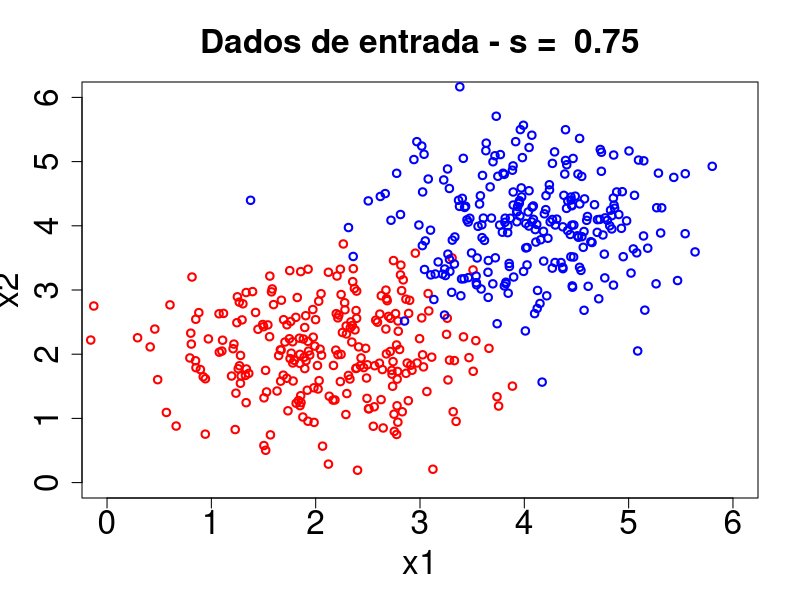
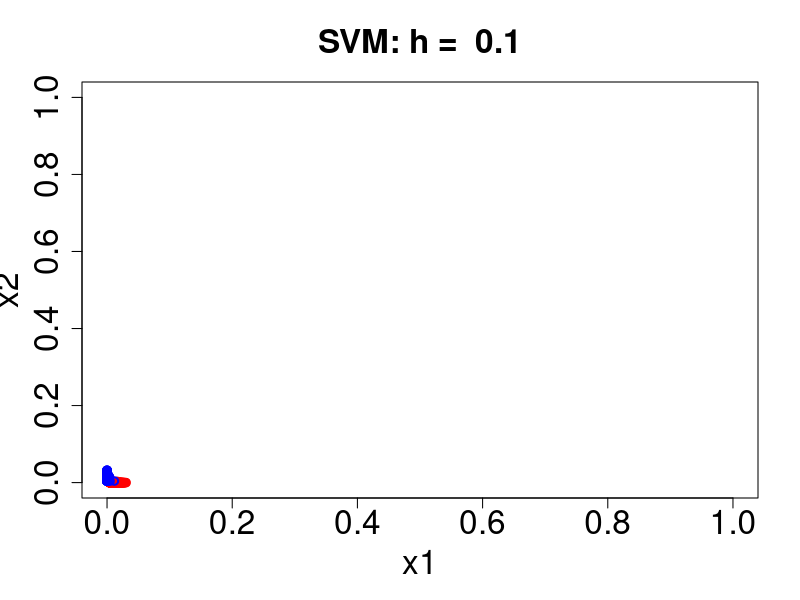
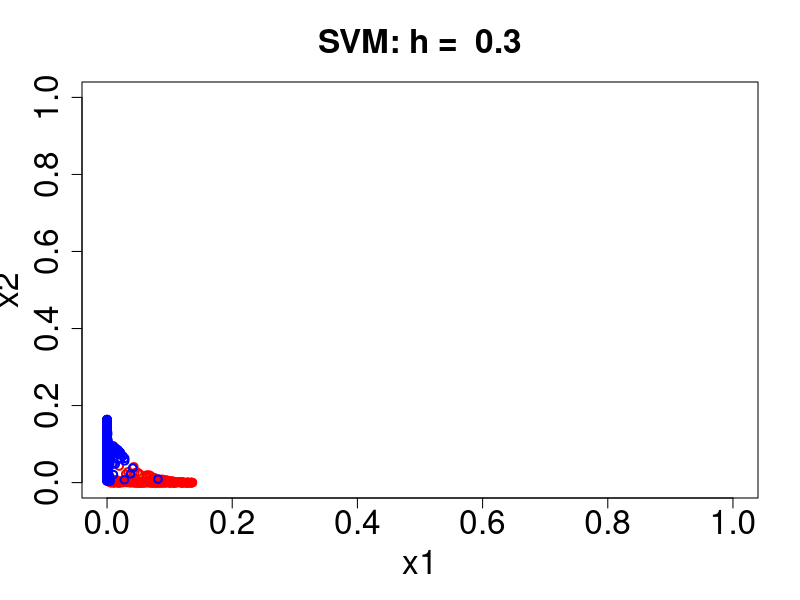
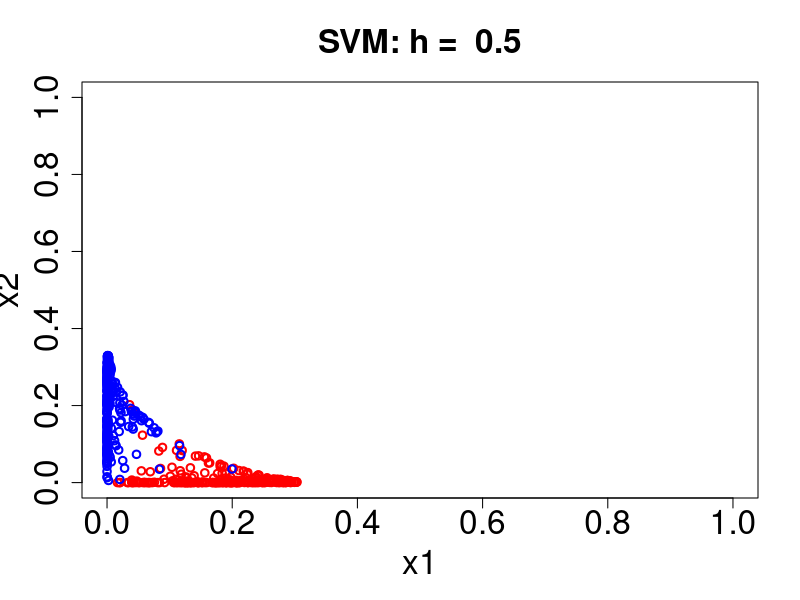
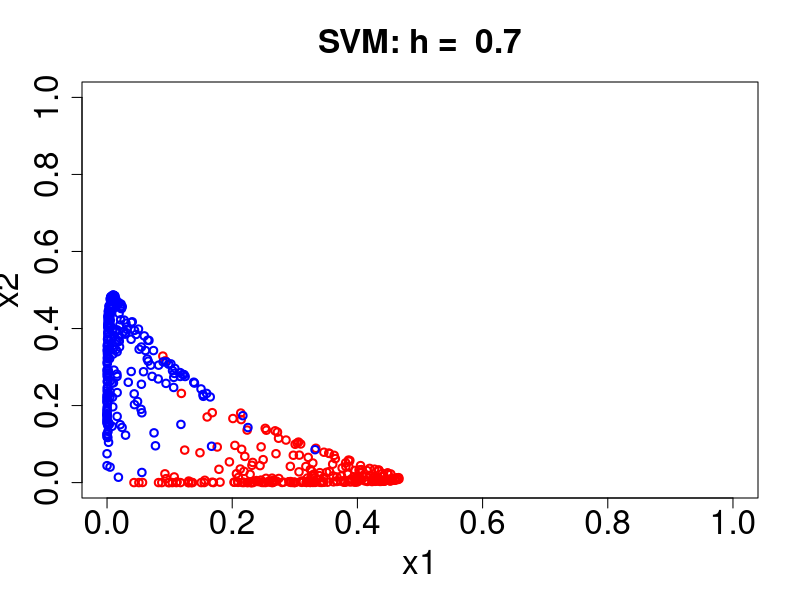
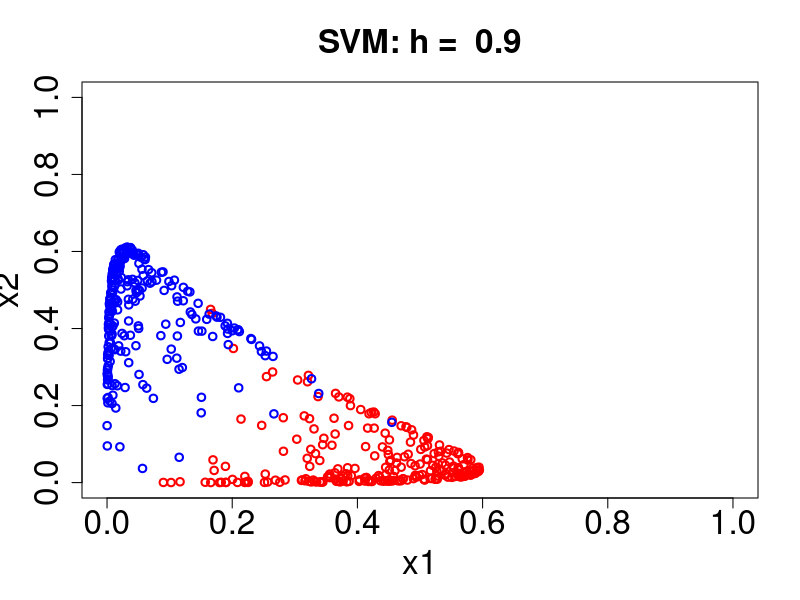
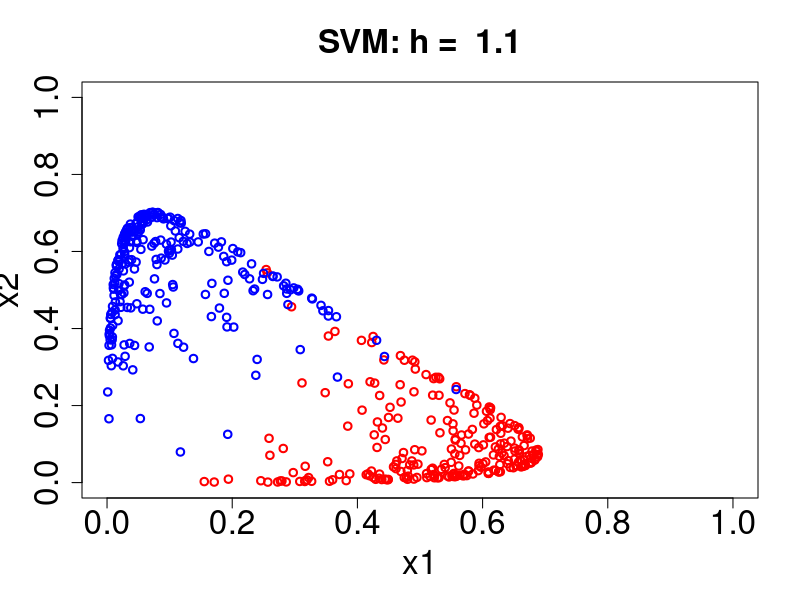
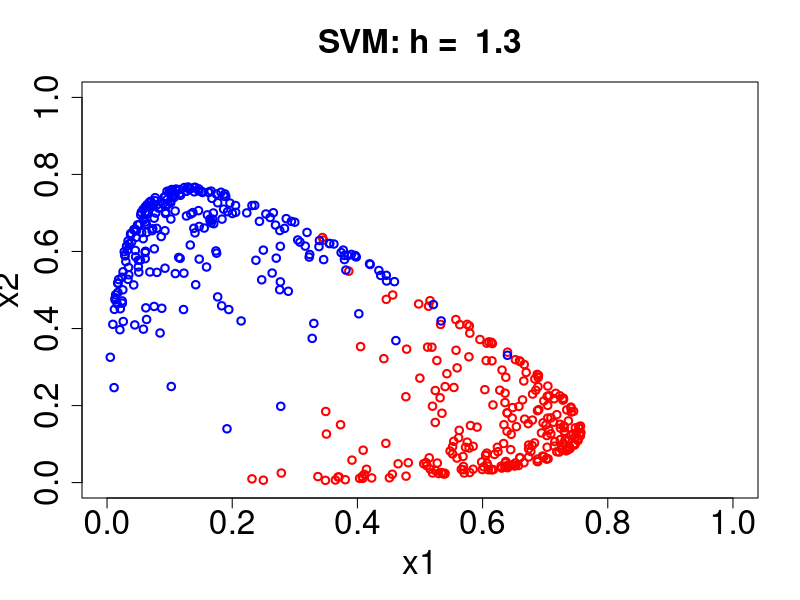

The R source for these figures, in order:
rm(list = ls())
if (length(dev.list())) {
  dev.off()
}

library("kernlab")

set.seed(203)

distance_two_points <- function(x1, x2) {
  return (sqrt(sum((x1 - x2)^2)))
}

C1_LABEL = -1
C2_LABEL = 1

s = 0.75

# aberturas das gaussianas: quanto maior s, mais ela espalha
nc <- 250 # numero de pontos de cada classe
k_list <- c(10)

# gera os dados - fora do loop, para que sejam os mesmo dados para todos os k
# centro dessa gaussiana esta na posicao (2,2)
xc1 <- matrix(rnorm(nc * 2) , ncol = 2) * s + t (matrix(c (2 , 2) , nrow =
                                                          2, ncol = nc))
# centro dessa outra gaussiana esta na posicao (4,4)
xc2 <- matrix(rnorm(nc * 2) , ncol = 2) * s + t (matrix(c (4 , 4) , nrow =
                                                          2, ncol = nc))

plot(
  NULL,
  main = paste("Dados de entrada - s = ", s),
  xlab = "x1",
  ylab = "x2",
  ylim = c(0, 6),
  xlim = c(0, 6),
  cex.main = 2,
  cex.axis = 2,
  cex.lab = 2
)

points(xc1[,1], xc1[,2], col = "red", lwd = 2)
points(xc2[,1], xc2[,2], col = "blue", lwd = 2)

# matriz de entrada
X <- rbind(xc1, xc2)

# rotulos de entrada
yc1 <- rep(C1_LABEL, nc)
yc2 <- rep(C2_LABEL, nc)
Y <- c(yc1, yc2)

h_list <- seq(0.1, 5, 0.2)
C <- 10

dist_arr <- c()
area1_arr <- c()

for (h in h_list) {
  dall <- as.matrix(dist(X, diag = T, upper = T))
  kall <- exp(-(dall * dall) / (2 * (h)^2)) # essa é a matriz de kernel
  
  first_half <- nc
  second_hald <- nc + 1
  end <- 2 * nc
  
  k11 <- kall[(1:first_half),(1:first_half)]
  k12 <- kall[(1:first_half),(second_hald:end)]
  k21 <- kall[(second_hald:end),(1:first_half)]
  k22 <- kall[(second_hald:end),(second_hald:end)]
  
  p11 <- rowSums(k11)
  p12 <- rowSums(k12)
  p21 <- rowSums(k21)
  p22 <- rowSums(k22)
  
  p1<-cbind(p11, p12) / nc
  p2<-cbind(p21, p22) / nc
  
  pall <- cbind(p1, p2)
  
  plot(
    NULL,
    main = paste("SVM: h = ", h),
    xlab = "x1",
    ylab = "x2",
    ylim = c(0, 1),
    xlim = c(0, 1),
    cex.main = 2,
    cex.axis = 2,
    cex.lab = 2
  )

  points(p1[,1], p1[,2], col = "red", lwd = 2)
  points(p2[,1], p2[,2], col = "blue", lwd = 2)
  
  # calcula a distancia entre os centros para cada um
  m1 <- colMeans(p1)
  m2 <- colMeans(p2)
  
  # calcula os desvios padroes
  a1 <- sd(p1[which(p1[,1] >= p1[,2]),1]) # somente os abaixo da reta
  b1 <- sd(p1[which(p1[,1] >= p1[,2]),2])
  area1 <- pi * a1 * b1
  
  dist_arr <- c(dist_arr, distance_two_points(m1, m2))
  area1_arr <- c(area1_arr, area1)
}

plot(h_list, dist_arr, type = "b",
     main = "Distância entre centros x h",
     xlab = "h",
     ylab = "Distância",
     cex.main = 2,
     cex.axis = 2,
     cex.lab = 2,
     lwd = 2, lty = 1, col = "red")
par(new = T)
plot(h_list, area1_arr, type = "b",
     main = "Distância entre centros x h",
     xlab = "h",
     ylab = "Distância",
     cex.main = 2,
     cex.axis = 2,
     cex.lab = 2,
     lwd = 2, lty = 1, col = "orange")
